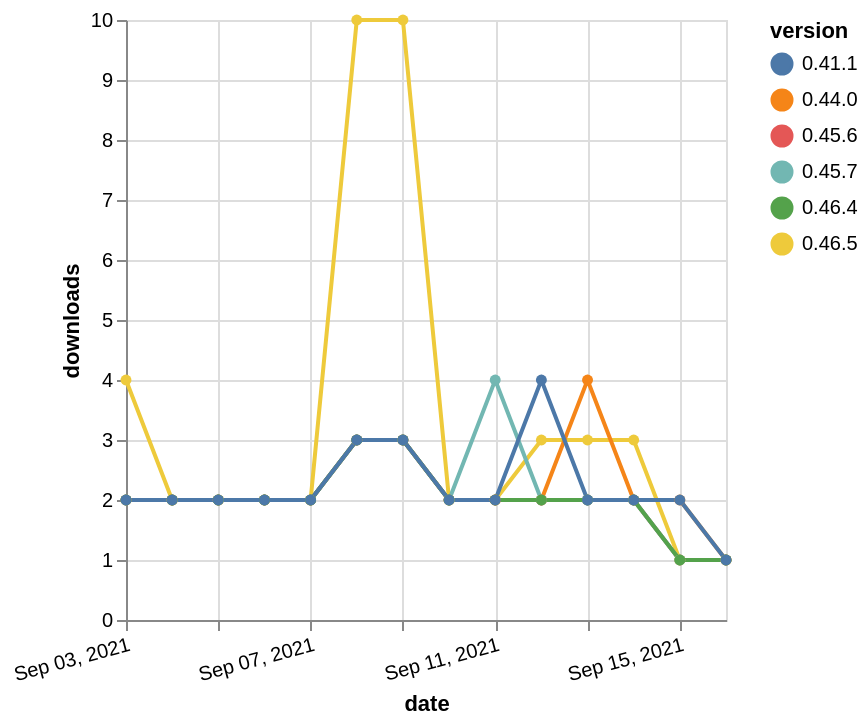

The Vega-Lite source for this figure:
### Vega-Lite specification from a JSON file in a GitHub repository (floating-point values rounded to 4 significant figures)
{"$schema": "https://vega.github.io/schema/vega-lite/v5.json", "description": "A simple bar chart with embedded data.", "data": {"values": [{"date": "2021-09-03", "total": 2236, "delta": 2, "version": "0.45.6"}, {"date": "2021-09-04", "total": 2238, "delta": 2, "version": "0.45.6"}, {"date": "2021-09-05", "total": 2240, "delta": 2, "version": "0.45.6"}, {"date": "2021-09-06", "total": 2242, "delta": 2, "version": "0.45.6"}, {"date": "2021-09-07", "total": 2244, "delta": 2, "version": "0.45.6"}, {"date": "2021-09-08", "total": 2247, "delta": 3, "version": "0.45.6"}, {"date": "2021-09-09", "total": 2250, "delta": 3, "version": "0.45.6"}, {"date": "2021-09-10", "total": 2252, "delta": 2, "version": "0.45.6"}, {"date": "2021-09-11", "total": 2254, "delta": 2, "version": "0.45.6"}, {"date": "2021-09-12", "total": 2256, "delta": 2, "version": "0.45.6"}, {"date": "2021-09-13", "total": 2258, "delta": 2, "version": "0.45.6"}, {"date": "2021-09-14", "total": 2260, "delta": 2, "version": "0.45.6"}, {"date": "2021-09-15", "total": 2261, "delta": 1, "version": "0.45.6"}, {"date": "2021-09-16", "total": 2262, "delta": 1, "version": "0.45.6"}, {"date": "2021-09-03", "total": 1565, "delta": 4, "version": "0.46.5"}, {"date": "2021-09-04", "total": 1567, "delta": 2, "version": "0.46.5"}, {"date": "2021-09-05", "total": 1569, "delta": 2, "version": "0.46.5"}, {"date": "2021-09-06", "total": 1571, "delta": 2, "version": "0.46.5"}, {"date": "2021-09-07", "total": 1573, "delta": 2, "version": "0.46.5"}, {"date": "2021-09-08", "total": 1583, "delta": 10, "version": "0.46.5"}, {"date": "2021-09-09", "total": 1593, "delta": 10, "version": "0.46.5"}, {"date": "2021-09-10", "total": 1595, "delta": 2, "version": "0.46.5"}, {"date": "2021-09-11", "total": 1597, "delta": 2, "version": "0.46.5"}, {"date": "2021-09-12", "total": 1600, "delta": 3, "version": "0.46.5"}, {"date": "2021-09-13", "total": 1603, "delta": 3, "version": "0.46.5"}, {"date": "2021-09-14", "total": 1606, "delta": 3, "version": "0.46.5"}, {"date": "2021-09-15", "total": 1607, "delta": 1, "version": "0.46.5"}, {"date": "2021-09-16", "total": 1608, "delta": 1, "version": "0.46.5"}, {"date": "2021-09-03", "total": 2291, "delta": 2, "version": "0.44.0"}, {"date": "2021-09-04", "total": 2293, "delta": 2, "version": "0.44.0"}, {"date": "2021-09-05", "total": 2295, "delta": 2, "version": "0.44.0"}, {"date": "2021-09-06", "total": 2297, "delta": 2, "version": "0.44.0"}, {"date": "2021-09-07", "total": 2299, "delta": 2, "version": "0.44.0"}, {"date": "2021-09-08", "total": 2302, "delta": 3, "version": "0.44.0"}, {"date": "2021-09-09", "total": 2305, "delta": 3, "version": "0.44.0"}, {"date": "2021-09-10", "total": 2307, "delta": 2, "version": "0.44.0"}, {"date": "2021-09-11", "total": 2309, "delta": 2, "version": "0.44.0"}, {"date": "2021-09-12", "total": 2311, "delta": 2, "version": "0.44.0"}, {"date": "2021-09-13", "total": 2315, "delta": 4, "version": "0.44.0"}, {"date": "2021-09-14", "total": 2317, "delta": 2, "version": "0.44.0"}, {"date": "2021-09-15", "total": 2319, "delta": 2, "version": "0.44.0"}, {"date": "2021-09-16", "total": 2320, "delta": 1, "version": "0.44.0"}, {"date": "2021-09-03", "total": 2364, "delta": 2, "version": "0.45.7"}, {"date": "2021-09-04", "total": 2366, "delta": 2, "version": "0.45.7"}, {"date": "2021-09-05", "total": 2368, "delta": 2, "version": "0.45.7"}, {"date": "2021-09-06", "total": 2370, "delta": 2, "version": "0.45.7"}, {"date": "2021-09-07", "total": 2372, "delta": 2, "version": "0.45.7"}, {"date": "2021-09-08", "total": 2375, "delta": 3, "version": "0.45.7"}, {"date": "2021-09-09", "total": 2378, "delta": 3, "version": "0.45.7"}, {"date": "2021-09-10", "total": 2380, "delta": 2, "version": "0.45.7"}, {"date": "2021-09-11", "total": 2384, "delta": 4, "version": "0.45.7"}, {"date": "2021-09-12", "total": 2386, "delta": 2, "version": "0.45.7"}, {"date": "2021-09-13", "total": 2388, "delta": 2, "version": "0.45.7"}, {"date": "2021-09-14", "total": 2390, "delta": 2, "version": "0.45.7"}, {"date": "2021-09-15", "total": 2391, "delta": 1, "version": "0.45.7"}, {"date": "2021-09-16", "total": 2392, "delta": 1, "version": "0.45.7"}, {"date": "2021-09-03", "total": 1839, "delta": 2, "version": "0.46.4"}, {"date": "2021-09-04", "total": 1841, "delta": 2, "version": "0.46.4"}, {"date": "2021-09-05", "total": 1843, "delta": 2, "version": "0.46.4"}, {"date": "2021-09-06", "total": 1845, "delta": 2, "version": "0.46.4"}, {"date": "2021-09-07", "total": 1847, "delta": 2, "version": "0.46.4"}, {"date": "2021-09-08", "total": 1850, "delta": 3, "version": "0.46.4"}, {"date": "2021-09-09", "total": 1853, "delta": 3, "version": "0.46.4"}, {"date": "2021-09-10", "total": 1855, "delta": 2, "version": "0.46.4"}, {"date": "2021-09-11", "total": 1857, "delta": 2, "version": "0.46.4"}, {"date": "2021-09-12", "total": 1859, "delta": 2, "version": "0.46.4"}, {"date": "2021-09-13", "total": 1861, "delta": 2, "version": "0.46.4"}, {"date": "2021-09-14", "total": 1863, "delta": 2, "version": "0.46.4"}, {"date": "2021-09-15", "total": 1864, "delta": 1, "version": "0.46.4"}, {"date": "2021-09-16", "total": 1865, "delta": 1, "version": "0.46.4"}, {"date": "2021-09-03", "total": 2293, "delta": 2, "version": "0.41.1"}, {"date": "2021-09-04", "total": 2295, "delta": 2, "version": "0.41.1"}, {"date": "2021-09-05", "total": 2297, "delta": 2, "version": "0.41.1"}, {"date": "2021-09-06", "total": 2299, "delta": 2, "version": "0.41.1"}, {"date": "2021-09-07", "total": 2301, "delta": 2, "version": "0.41.1"}, {"date": "2021-09-08", "total": 2304, "delta": 3, "version": "0.41.1"}, {"date": "2021-09-09", "total": 2307, "delta": 3, "version": "0.41.1"}, {"date": "2021-09-10", "total": 2309, "delta": 2, "version": "0.41.1"}, {"date": "2021-09-11", "total": 2311, "delta": 2, "version": "0.41.1"}, {"date": "2021-09-12", "total": 2315, "delta": 4, "version": "0.41.1"}, {"date": "2021-09-13", "total": 2317, "delta": 2, "version": "0.41.1"}, {"date": "2021-09-14", "total": 2319, "delta": 2, "version": "0.41.1"}, {"date": "2021-09-15", "total": 2321, "delta": 2, "version": "0.41.1"}, {"date": "2021-09-16", "total": 2322, "delta": 1, "version": "0.41.1"}]}, "width": "container", "mark": {"type": "line", "point": {"filled": true}}, "encoding": {"x": {"field": "date", "type": "temporal", "timeUnit": "yearmonthdate", "title": "date", "axis": {"labelAngle": -15}}, "y": {"field": "delta", "type": "quantitative", "title": "downloads"}, "color": {"field": "version", "type": "nominal"}, "tooltip": {"field": "delta"}}}
